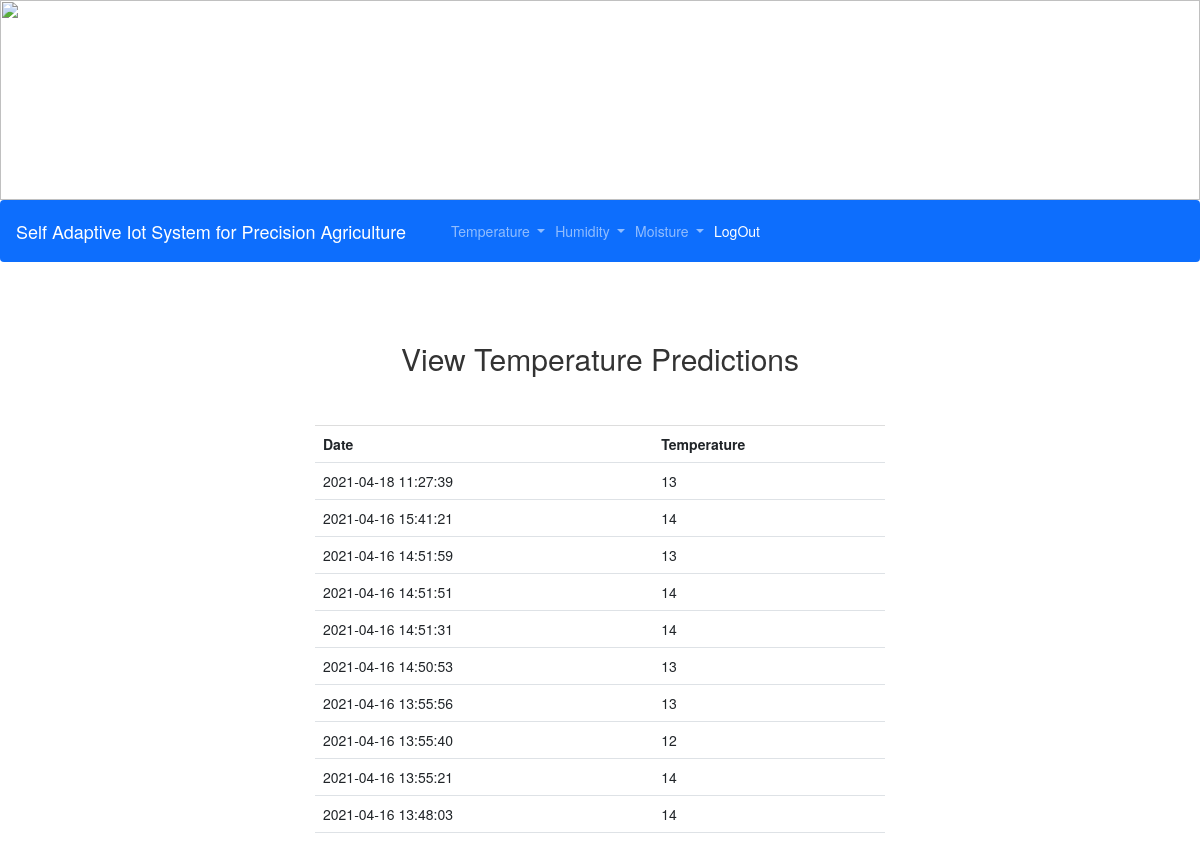
The app's page /viewtemppredict.php with its own data.
### tables this page shows
CREATE TABLE `temp_predictions` (
  `id` int(11) NOT NULL,
  `tempValue` int(11) NOT NULL,
  `addedDate` datetime NOT NULL
);

### viewtemppredict.php (the view, shortened to what this page needs)
<?php
include './dbcon.php';
?>
<!DOCTYPE html>
<html>
<head>
<link href="https://cdn.jsdelivr.net/npm/bootstrap@5.0.0-beta3/dist/css/bootstrap.min.css" rel="stylesheet">
    <link rel="stylesheet" href="https://maxcdn.bootstrapcdn.com/bootstrap/3.3.6/css/bootstrap.min.css" />
    <link rel="stylesheet" href="https://cdnjs.cloudflare.com/ajax/libs/bootstrap-multiselect/0.9.13/css/bootstrap-multiselect.css" />
</head>
<body>
<img width="100%" height="200px" src="https://encrypted-tbn0.gstatic.com/images?q=tbn:ANd9GcSY1AqemHwFy8FBzKXStVg59p4EyRCVBgVHzg&usqp=CAU" alt="">
    <nav class="navbar navbar-expand-lg navbar-dark bg-primary">
  <div class="container-fluid">
    <a class="navbar-brand" href="#">Self Adaptive Iot System for Precision Agriculture </a>
    <div class="collapse navbar-collapse" id="navbarSupportedContent">
      <ul class="navbar-nav me-auto mb-2 mb-lg-0">
        <li class="nav-item dropdown">
          <a class="nav-link dropdown-toggle" href="#" id="navbarDropdown" role="button" data-bs-toggle="dropdown" aria-expanded="false">
            Temperature
          </a>
        </li>
        <li class="nav-item dropdown">
          <a class="nav-link dropdown-toggle" href="#" id="navbarDropdown" role="button" data-bs-toggle="dropdown" aria-expanded="false">
            Humidity
          </a>
        </li>
        <li class="nav-item dropdown">
          <a class="nav-link dropdown-toggle" href="#" id="navbarDropdown" role="button" data-bs-toggle="dropdown" aria-expanded="false">
            Moisture
          </a>
        </li>
        <li class="nav-item">
          <a class="nav-link active" aria-current="page" href="index.php">LogOut</a>
        </li>
      </ul>
    </div>
  </div>
</nav>
    <br /><br />
    <div class="container" style="width:600px;">
        <h2 align="center"> View Temperature Predictions </h2>
        <br /><br />
                <?php
                 $sql = "SELECT  `tempValue`, `addedDate` FROM `temp_predictions` order by `addedDate` DESC LIMIT 10
                 ";
                $result = $conn->query($sql);
                if ($result->num_rows > 0) {
                    echo "<table class='table'> <tr>  <th> Date </th> <th> Temperature </th>    </tr>";
                    while ($row = $result->fetch_assoc()) {
                        $date = $row["addedDate"];
                        $Temperature = $row["tempValue"];
                        echo " <tr>  <td> $date </td> <td> $Temperature </td>    </tr>";
                    }
                    echo "</table>";
                }
                ?>
    </div>
</body>
</html>

### records on screen
temp_predictions: addedDate "2021-04-18 11:27:39", tempValue "13"
temp_predictions: addedDate "2021-04-16 15:41:21", tempValue "14"
temp_predictions: addedDate "2021-04-16 14:51:59", tempValue "13"
temp_predictions: addedDate "2021-04-16 14:51:51", tempValue "14"
temp_predictions: addedDate "2021-04-16 14:51:31", tempValue "14"
temp_predictions: addedDate "2021-04-16 14:50:53", tempValue "13"
temp_predictions: addedDate "2021-04-16 13:55:56", tempValue "13"
temp_predictions: addedDate "2021-04-16 13:55:40", tempValue "12"
temp_predictions: addedDate "2021-04-16 13:55:21", tempValue "14"
temp_predictions: addedDate "2021-04-16 13:48:03", tempValue "14"
